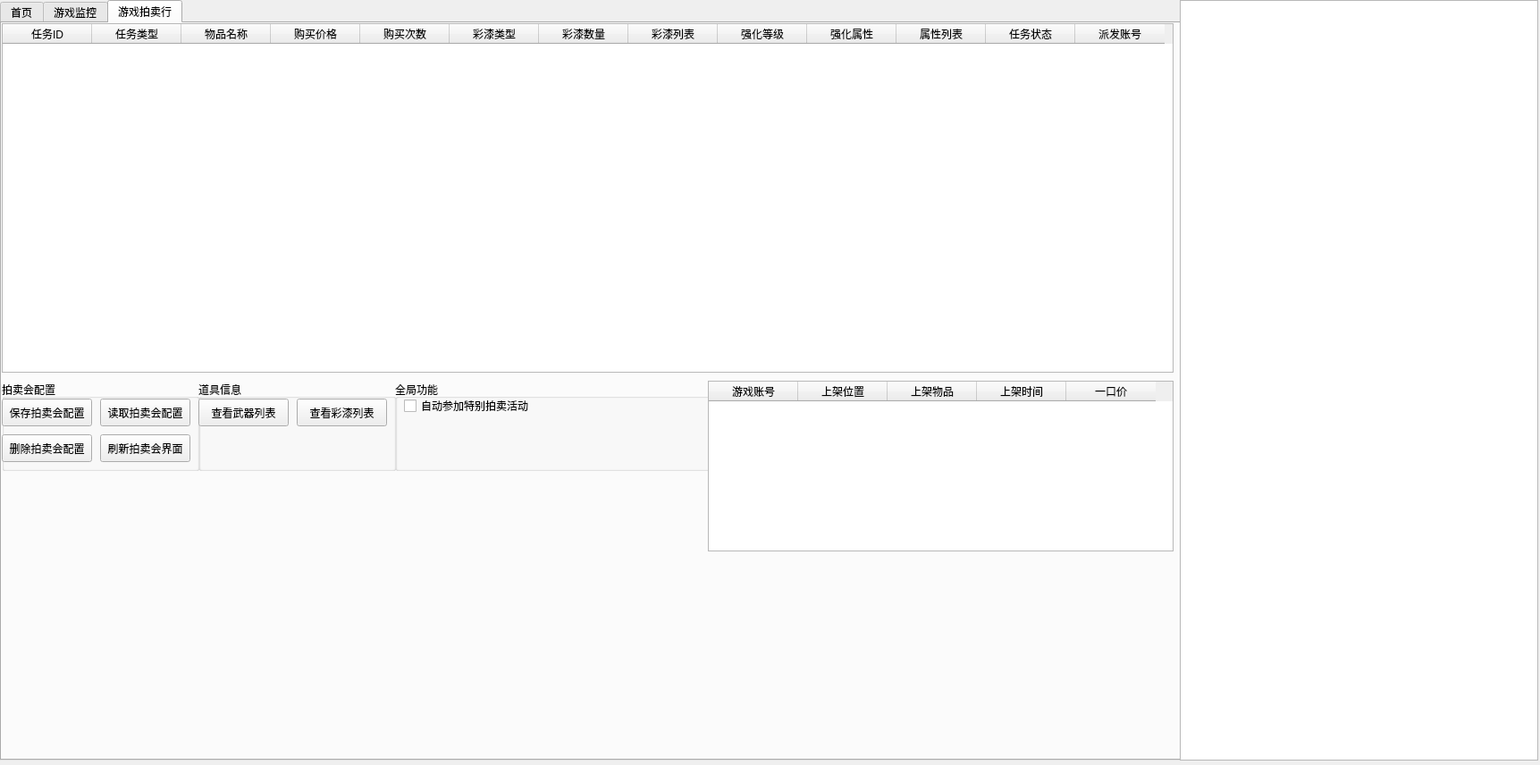
<?xml version="1.0" encoding="UTF-8"?>
<ui version="4.0">
 <class>CsoStudioServerClass</class>
 <widget class="QWidget" name="CsoStudioServerClass">
  <property name="geometry">
   <rect>
    <x>0</x>
    <y>0</y>
    <width>1723</width>
    <height>856</height>
   </rect>
  </property>
  <property name="windowTitle">
   <string>CsoStudioServer</string>
  </property>
  <widget class="QTabWidget" name="tabWidget">
   <property name="geometry">
    <rect>
     <x>0</x>
     <y>0</y>
     <width>1321</width>
     <height>851</height>
    </rect>
   </property>
   <property name="currentIndex">
    <number>2</number>
   </property>
   <widget class="QWidget" name="tab">
    <attribute name="title">
     <string>首页</string>
    </attribute>
    <widget class="QGroupBox" name="groupBox_2">
     <property name="geometry">
      <rect>
       <x>0</x>
       <y>0</y>
       <width>551</width>
       <height>221</height>
      </rect>
     </property>
     <property name="title">
      <string/>
     </property>
     <widget class="QGroupBox" name="groupBox_6">
      <property name="geometry">
       <rect>
        <x>0</x>
        <y>20</y>
        <width>195</width>
        <height>52</height>
       </rect>
      </property>
      <property name="title">
       <string/>
      </property>
      <layout class="QHBoxLayout" name="horizontalLayout">
       <item>
        <widget class="QCheckBox" name="checkBox">
         <property name="text">
          <string>开机自启动</string>
         </property>
        </widget>
       </item>
       <item>
        <widget class="QComboBox" name="comboBox">
         <item>
          <property name="text">
           <string>延迟10秒</string>
          </property>
         </item>
         <item>
          <property name="text">
           <string>延迟30秒</string>
          </property>
         </item>
         <item>
          <property name="text">
           <string>延迟一分钟</string>
          </property>
         </item>
         <item>
          <property name="text">
           <string>延迟5分钟</string>
          </property>
         </item>
        </widget>
       </item>
      </layout>
     </widget>
     <widget class="QGroupBox" name="groupBox_7">
      <property name="geometry">
       <rect>
        <x>190</x>
        <y>20</y>
        <width>361</width>
        <height>51</height>
       </rect>
      </property>
      <property name="title">
       <string/>
      </property>
      <layout class="QGridLayout" name="gridLayout">
       <item row="0" column="0">
        <widget class="QLineEdit" name="lineEdit_GamePath">
         <property name="enabled">
          <bool>false</bool>
         </property>
        </widget>
       </item>
       <item row="0" column="1">
        <widget class="QPushButton" name="pushButton_SetGamePath">
         <property name="text">
          <string>选择游戏目录</string>
         </property>
        </widget>
       </item>
      </layout>
     </widget>
    </widget>
    <widget class="QGroupBox" name="groupBox_9">
     <property name="geometry">
      <rect>
       <x>550</x>
       <y>0</y>
       <width>761</width>
       <height>221</height>
      </rect>
     </property>
     <property name="title">
      <string/>
     </property>
     <widget class="QGroupBox" name="groupBox_10">
      <property name="geometry">
       <rect>
        <x>0</x>
        <y>20</y>
        <width>761</width>
        <height>61</height>
       </rect>
      </property>
      <property name="title">
       <string>卡号登陆</string>
      </property>
      <layout class="QGridLayout" name="gridLayout_2">
       <item row="0" column="0">
        <widget class="QLineEdit" name="lineEdit_AgentUser"/>
       </item>
       <item row="0" column="1">
        <widget class="QPushButton" name="pushButton_Login">
         <property name="text">
          <string>登陆</string>
         </property>
        </widget>
       </item>
       <item row="0" column="2">
        <widget class="QCheckBox" name="checkBox_2">
         <property name="text">
          <string>下次自动登录</string>
         </property>
        </widget>
       </item>
      </layout>
     </widget>
     <widget class="QTextBrowser" name="textBrowser">
      <property name="geometry">
       <rect>
        <x>140</x>
        <y>150</y>
        <width>256</width>
        <height>41</height>
       </rect>
      </property>
      <property name="html">
       <string>&lt;!DOCTYPE HTML PUBLIC &quot;-//W3C//DTD HTML 4.0//EN&quot; &quot;http://www.w3.org/TR/REC-html40/strict.dtd&quot;&gt;
&lt;html&gt;&lt;head&gt;&lt;meta name=&quot;qrichtext&quot; content=&quot;1&quot; /&gt;&lt;style type=&quot;text/css&quot;&gt;
p, li { white-space: pre-wrap; }
&lt;/style&gt;&lt;/head&gt;&lt;body style=&quot; font-family:'SimSun'; font-size:9pt; font-weight:400; font-style:normal;&quot;&gt;
&lt;p style=&quot; margin-top:0px; margin-bottom:0px; margin-left:0px; margin-right:0px; -qt-block-indent:0; text-indent:0px;&quot;&gt;脚本交流反馈群:780354254&lt;/p&gt;
&lt;p style=&quot;-qt-paragraph-type:empty; margin-top:0px; margin-bottom:0px; margin-left:0px; margin-right:0px; -qt-block-indent:0; text-indent:0px;&quot;&gt;&lt;br /&gt;&lt;/p&gt;&lt;/body&gt;&lt;/html&gt;</string>
      </property>
     </widget>
    </widget>
   </widget>
   <widget class="QWidget" name="tab_2">
    <attribute name="title">
     <string>游戏监控</string>
    </attribute>
    <widget class="QTableWidget" name="tableWidget_GameMonitor">
     <property name="geometry">
      <rect>
       <x>0</x>
       <y>10</y>
       <width>1311</width>
       <height>391</height>
      </rect>
     </property>
     <column>
      <property name="text">
       <string>游戏大区</string>
      </property>
     </column>
     <column>
      <property name="text">
       <string>游戏账号</string>
      </property>
     </column>
     <column>
      <property name="text">
       <string>游戏密码</string>
      </property>
     </column>
     <column>
      <property name="text">
       <string>游戏等级</string>
      </property>
     </column>
     <column>
      <property name="text">
       <string>游戏昵称</string>
      </property>
     </column>
     <column>
      <property name="text">
       <string>欢乐积分</string>
      </property>
     </column>
     <column>
      <property name="text">
       <string>游戏金币</string>
      </property>
     </column>
     <column>
      <property name="text">
       <string>仓库密码</string>
      </property>
     </column>
     <column>
      <property name="text">
       <string>账号状态</string>
      </property>
     </column>
     <column>
      <property name="text">
       <string>执行任务</string>
      </property>
     </column>
     <column>
      <property name="text">
       <string>任务状态</string>
      </property>
     </column>
     <column>
      <property name="text">
       <string>账号心跳</string>
      </property>
     </column>
    </widget>
    <widget class="QGroupBox" name="groupBox_8">
     <property name="geometry">
      <rect>
       <x>1060</x>
       <y>410</y>
       <width>241</width>
       <height>181</height>
      </rect>
     </property>
     <property name="title">
      <string>账号导入</string>
     </property>
     <widget class="QPushButton" name="pushButton_BatchImpUser">
      <property name="geometry">
       <rect>
        <x>10</x>
        <y>20</y>
        <width>101</width>
        <height>31</height>
       </rect>
      </property>
      <property name="text">
       <string>账号批量导入</string>
      </property>
     </widget>
     <widget class="QPushButton" name="pushButton_BatchExpUser">
      <property name="geometry">
       <rect>
        <x>130</x>
        <y>20</y>
        <width>101</width>
        <height>31</height>
       </rect>
      </property>
      <property name="text">
       <string>账号批量导出</string>
      </property>
     </widget>
     <widget class="QPushButton" name="pushButton_UserCfgDel">
      <property name="geometry">
       <rect>
        <x>130</x>
        <y>60</y>
        <width>101</width>
        <height>31</height>
       </rect>
      </property>
      <property name="text">
       <string>账号配置删除</string>
      </property>
     </widget>
     <widget class="QPushButton" name="pushButton_UserConfigLoad">
      <property name="geometry">
       <rect>
        <x>10</x>
        <y>60</y>
        <width>101</width>
        <height>31</height>
       </rect>
      </property>
      <property name="text">
       <string>账号配置读取</string>
      </property>
     </widget>
     <widget class="QPushButton" name="pushButton_UserPassExport">
      <property name="enabled">
       <bool>false</bool>
      </property>
      <property name="geometry">
       <rect>
        <x>130</x>
        <y>140</y>
        <width>101</width>
        <height>31</height>
       </rect>
      </property>
      <property name="text">
       <string>账号密码导出</string>
      </property>
     </widget>
     <widget class="QPushButton" name="pushButton_UserWarehouseExport">
      <property name="enabled">
       <bool>false</bool>
      </property>
      <property name="geometry">
       <rect>
        <x>130</x>
        <y>100</y>
        <width>101</width>
        <height>31</height>
       </rect>
      </property>
      <property name="text">
       <string>仓库配置导出</string>
      </property>
     </widget>
     <widget class="QPushButton" name="pushButton_UserConfigSava">
      <property name="geometry">
       <rect>
        <x>10</x>
        <y>100</y>
        <width>101</width>
        <height>31</height>
       </rect>
      </property>
      <property name="text">
       <string>账号配置保存</string>
      </property>
     </widget>
    </widget>
    <widget class="QGroupBox" name="groupBox">
     <property name="geometry">
      <rect>
       <x>0</x>
       <y>410</y>
       <width>231</width>
       <height>111</height>
      </rect>
     </property>
     <property name="title">
      <string/>
     </property>
     <widget class="QCheckBox" name="checkBox_StartGame">
      <property name="geometry">
       <rect>
        <x>10</x>
        <y>10</y>
        <width>101</width>
        <height>31</height>
       </rect>
      </property>
      <property name="text">
       <string>批量启动游戏</string>
      </property>
     </widget>
    </widget>
   </widget>
   <widget class="QWidget" name="tab_3">
    <attribute name="title">
     <string>游戏拍卖行</string>
    </attribute>
    <widget class="QTableWidget" name="tableWidget_GameTaskAuction">
     <property name="geometry">
      <rect>
       <x>0</x>
       <y>0</y>
       <width>1311</width>
       <height>391</height>
      </rect>
     </property>
     <column>
      <property name="text">
       <string>任务ID</string>
      </property>
     </column>
     <column>
      <property name="text">
       <string>任务类型</string>
      </property>
     </column>
     <column>
      <property name="text">
       <string>物品名称</string>
      </property>
     </column>
     <column>
      <property name="text">
       <string>购买价格</string>
      </property>
     </column>
     <column>
      <property name="text">
       <string>购买次数</string>
      </property>
     </column>
     <column>
      <property name="text">
       <string>彩漆类型</string>
      </property>
     </column>
     <column>
      <property name="text">
       <string>彩漆数量</string>
      </property>
     </column>
     <column>
      <property name="text">
       <string>彩漆列表</string>
      </property>
     </column>
     <column>
      <property name="text">
       <string>强化等级</string>
      </property>
     </column>
     <column>
      <property name="text">
       <string>强化属性</string>
      </property>
     </column>
     <column>
      <property name="text">
       <string>属性列表</string>
      </property>
     </column>
     <column>
      <property name="text">
       <string>任务状态</string>
      </property>
     </column>
     <column>
      <property name="text">
       <string>派发账号</string>
      </property>
     </column>
    </widget>
    <widget class="QGroupBox" name="groupBox_3">
     <property name="geometry">
      <rect>
       <x>0</x>
       <y>400</y>
       <width>221</width>
       <height>101</height>
      </rect>
     </property>
     <property name="title">
      <string>拍卖会配置</string>
     </property>
     <widget class="QPushButton" name="pushButton_SavaAuctionCFG">
      <property name="geometry">
       <rect>
        <x>0</x>
        <y>20</y>
        <width>101</width>
        <height>31</height>
       </rect>
      </property>
      <property name="text">
       <string>保存拍卖会配置</string>
      </property>
     </widget>
     <widget class="QPushButton" name="pushButton_ReadAuctionCFG">
      <property name="geometry">
       <rect>
        <x>110</x>
        <y>20</y>
        <width>101</width>
        <height>31</height>
       </rect>
      </property>
      <property name="text">
       <string>读取拍卖会配置</string>
      </property>
     </widget>
     <widget class="QPushButton" name="pushButton_DelAuctionCFG">
      <property name="geometry">
       <rect>
        <x>0</x>
        <y>60</y>
        <width>101</width>
        <height>31</height>
       </rect>
      </property>
      <property name="text">
       <string>删除拍卖会配置</string>
      </property>
     </widget>
     <widget class="QPushButton" name="pushButton_ViewAuction">
      <property name="geometry">
       <rect>
        <x>110</x>
        <y>60</y>
        <width>101</width>
        <height>31</height>
       </rect>
      </property>
      <property name="text">
       <string>刷新拍卖会界面</string>
      </property>
     </widget>
    </widget>
    <widget class="QGroupBox" name="groupBox_4">
     <property name="geometry">
      <rect>
       <x>220</x>
       <y>400</y>
       <width>221</width>
       <height>101</height>
      </rect>
     </property>
     <property name="title">
      <string>道具信息</string>
     </property>
     <widget class="QPushButton" name="pushButton_ViewWeapon">
      <property name="geometry">
       <rect>
        <x>0</x>
        <y>20</y>
        <width>101</width>
        <height>31</height>
       </rect>
      </property>
      <property name="text">
       <string>查看武器列表</string>
      </property>
     </widget>
     <widget class="QPushButton" name="pushButton_ViewPaint">
      <property name="enabled">
       <bool>true</bool>
      </property>
      <property name="geometry">
       <rect>
        <x>110</x>
        <y>20</y>
        <width>101</width>
        <height>31</height>
       </rect>
      </property>
      <property name="text">
       <string>查看彩漆列表</string>
      </property>
     </widget>
    </widget>
    <widget class="QGroupBox" name="groupBox_5">
     <property name="geometry">
      <rect>
       <x>440</x>
       <y>400</y>
       <width>361</width>
       <height>101</height>
      </rect>
     </property>
     <property name="title">
      <string>全局功能</string>
     </property>
     <widget class="QCheckBox" name="checkBox_AutoAuction1000M">
      <property name="geometry">
       <rect>
        <x>10</x>
        <y>20</y>
        <width>151</width>
        <height>16</height>
       </rect>
      </property>
      <property name="text">
       <string>自动参加特别拍卖活动</string>
      </property>
     </widget>
    </widget>
    <widget class="QTableWidget" name="tableWidget_RackingItem">
     <property name="geometry">
      <rect>
       <x>790</x>
       <y>400</y>
       <width>521</width>
       <height>191</height>
      </rect>
     </property>
     <column>
      <property name="text">
       <string>游戏账号</string>
      </property>
     </column>
     <column>
      <property name="text">
       <string>上架位置</string>
      </property>
     </column>
     <column>
      <property name="text">
       <string>上架物品</string>
      </property>
     </column>
     <column>
      <property name="text">
       <string>上架时间</string>
      </property>
     </column>
     <column>
      <property name="text">
       <string>一口价</string>
      </property>
     </column>
    </widget>
   </widget>
  </widget>
  <widget class="QTextEdit" name="textEdit_debugLog">
   <property name="geometry">
    <rect>
     <x>1320</x>
     <y>0</y>
     <width>401</width>
     <height>851</height>
    </rect>
   </property>
   <property name="undoRedoEnabled">
    <bool>true</bool>
   </property>
   <property name="readOnly">
    <bool>true</bool>
   </property>
  </widget>
 </widget>
 <layoutdefault spacing="6" margin="11"/>
 <resources>
  <include location="CsoStudioServer.qrc"/>
 </resources>
 <connections/>
</ui>
